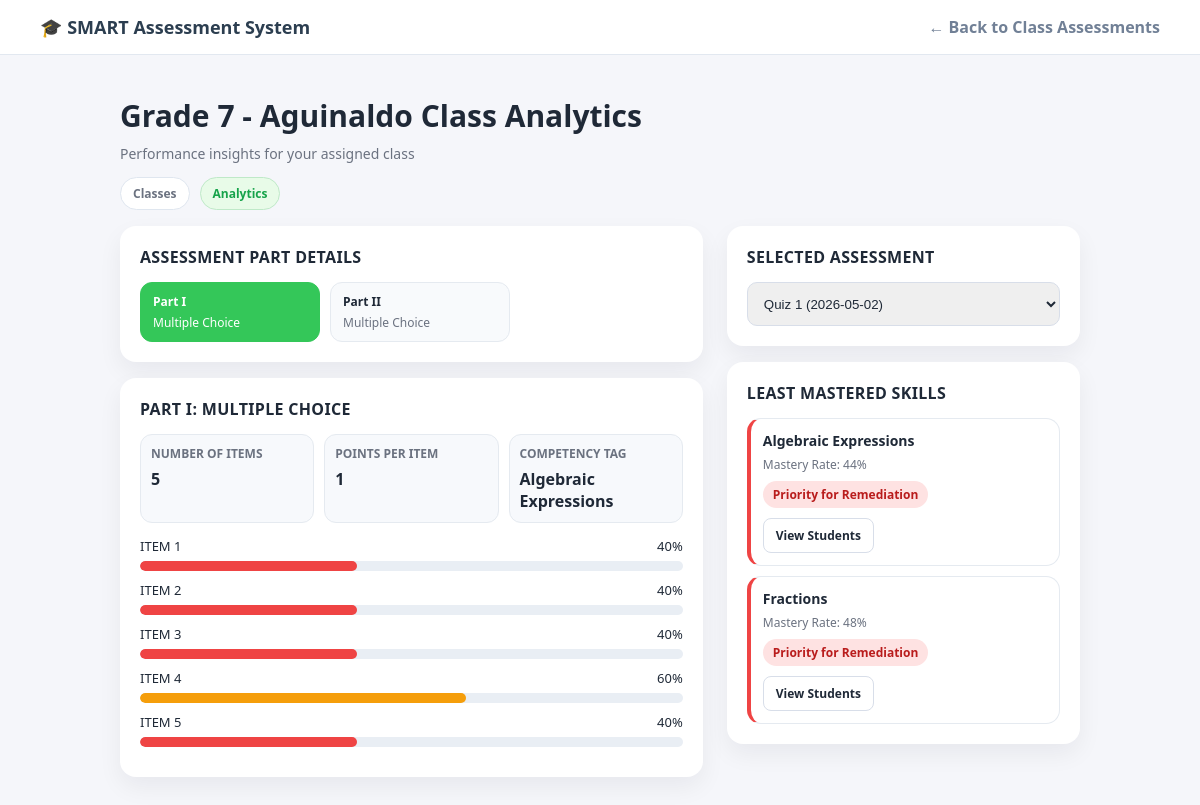
Page /pages/teacher_analytics.php?class_id=1 (signed in) on the committed database.
### tables this page shows
CREATE TABLE `class` (
  `class_id` int(11) NOT NULL,
  `academic_year_id` int(11) DEFAULT NULL,
  `user_id` int(11) DEFAULT NULL,
  `subject_id` int(11) DEFAULT NULL,
  `section_id` int(11) DEFAULT NULL
);

CREATE TABLE `grade_level` (
  `grade_level_id` int(11) NOT NULL,
  `grade_level_name` varchar(20) DEFAULT NULL
);

CREATE TABLE `section` (
  `section_id` int(11) NOT NULL,
  `grade_level_id` int(11) DEFAULT NULL,
  `section_name` varchar(50) DEFAULT NULL
);

CREATE TABLE `test_part` (
  `test_part_id` int(11) NOT NULL,
  `test_id` int(11) DEFAULT NULL,
  `competency_id` int(11) DEFAULT NULL,
  `part_order` varchar(15) DEFAULT NULL,
  `part_type` text DEFAULT NULL,
  `number_of_items` int(11) DEFAULT NULL,
  `points_per_item` int(11) DEFAULT NULL,
  `answer_key` text DEFAULT NULL
);

CREATE TABLE `competency_tags` (
  `competency_id` int(11) NOT NULL,
  `curriculum_id` int(11) DEFAULT NULL,
  `competency_name` varchar(50) DEFAULT NULL
);

### pages/teacher_analytics.php (the view, shortened to what the rows shown need)
<?php
include '../config/db.php';
include_once '../config/enrollment_helpers.php';
function table_exists($conn, $table_name) {
    $safe_table = $conn->real_escape_string($table_name);
    $result = $conn->query("SHOW TABLES LIKE '$safe_table'");
    return $result && $result->num_rows > 0;
}
function column_exists($conn, $table_name, $column_name) {
    $safe_column = $conn->real_escape_string($column_name);
    $result = $conn->query("SHOW COLUMNS FROM `$table_name` LIKE '$safe_column'");
    return $result && $result->num_rows > 0;
}
$teacher_id = (int) $_SESSION['user']['user_id'];
$class_id = isset($_GET['class_id']) ? (int) $_GET['class_id'] : 0;
$requested_test_id = isset($_GET['test_id']) ? (int) $_GET['test_id'] : 0;
$requested_part_id = isset($_GET['part_id']) ? (int) $_GET['part_id'] : 0;
$class_student_count = class_student_count_sql('c');
$class_enrollment_match = class_enrollment_join_condition('c', 'se');
$class_stmt = $conn->prepare("
    SELECT c.class_id, s.subject_name, sec.section_name, g.grade_level_name,
           $class_student_count AS std_count
    FROM class c
    JOIN subject s ON c.subject_id = s.subject_id
    JOIN section sec ON c.section_id = sec.section_id
    JOIN grade_level g ON sec.grade_level_id = g.grade_level_id
    WHERE c.class_id = ? AND c.user_id = ?
    LIMIT 1
");
$class_stmt->bind_param('ii', $class_id, $teacher_id);
$class_stmt->execute();
$class_info = $class_stmt->get_result()->fetch_assoc();
$test_table = table_exists($conn, 'tests') ? 'tests' : 'test';
$has_created_at = column_exists($conn, $test_table, 'created_at');
$has_test_date = column_exists($conn, $test_table, 'test_date');
$order_by = $has_created_at ? "created_at DESC" : ($has_test_date ? "test_date DESC, test_id DESC" : "test_id DESC");
$tests_sql = "SELECT test_id, test_name";
if ($has_test_date) {
    $tests_sql .= ", test_date";
}
$tests_sql .= " FROM `$test_table` WHERE class_id = ? AND EXISTS (SELECT 1 FROM test_part tp WHERE tp.test_id = `$test_table`.test_id) ORDER BY $order_by";
$tests_stmt = $conn->prepare($tests_sql);
$tests_stmt->bind_param('i', $class_id);
$tests_stmt->execute();
$tests_res = $tests_stmt->get_result();
$tests = [];
$test_ids = [];
while ($t = $tests_res->fetch_assoc()) {
    $tests[] = $t;
    $test_ids[] = (int) $t['test_id'];
}
$selected_test_id = 0;
if (!empty($tests)) {
    if ($requested_test_id > 0 && in_array($requested_test_id, $test_ids, true)) {
        $selected_test_id = $requested_test_id;
    } else {
        $selected_test_id = (int) $tests[0]['test_id'];
    }
}
$parts = [];
$selected_part = null;
$selected_part_id = 0;
$item_stats_map = [];
$lms_rows = [];
$results_count = 0;
if ($selected_test_id > 0) {
    $parts_stmt = $conn->prepare("
        SELECT tp.test_part_id, tp.part_order, tp.part_type, tp.number_of_items, tp.points_per_item, tp.competency_id, ct.competency_name
        FROM test_part tp
        LEFT JOIN competency_tags ct ON tp.competency_id = ct.competency_id
        WHERE tp.test_id = ?
        ORDER BY tp.test_part_id ASC
    ");
    $parts_stmt->bind_param('i', $selected_test_id);
    $parts_stmt->execute();
    $parts_res = $parts_stmt->get_result();
    $part_ids = [];
    while ($p = $parts_res->fetch_assoc()) {
        $p['test_part_id'] = (int) $p['test_part_id'];
        $p['number_of_items'] = (int) $p['number_of_items'];
        $p['points_per_item'] = (int) $p['points_per_item'];
        $p['competency_id'] = (int) ($p['competency_id'] ?? 0);
        $parts[] = $p;
        $part_ids[] = $p['test_part_id'];
    }
    if (!empty($parts)) {
        if ($requested_part_id > 0 && in_array($requested_part_id, $part_ids, true)) {
            $selected_part_id = $requested_part_id;
        } else {
            $selected_part_id = (int) $parts[0]['test_part_id'];
        }
        foreach ($parts as $p) {
            if ((int) $p['test_part_id'] === $selected_part_id) {
                $selected_part = $p;
                break;
            }
        }
    }
    $results_count_stmt = $conn->prepare("
        SELECT COUNT(DISTINCT tr.test_result_id) AS total_results
        FROM test_result tr
        JOIN class c ON c.class_id = ?
        JOIN student_enrollment se ON se.student_id = tr.student_id AND $class_enrollment_match
        WHERE tr.test_id = ?
    ");
    $results_count_stmt->bind_param('ii', $class_id, $selected_test_id);
    $results_count_stmt->execute();
    $results_count_row = $results_count_stmt->get_result()->fetch_assoc();
    $results_count = (int) ($results_count_row['total_results'] ?? 0);
    if ($selected_part_id > 0 && $results_count > 0) {
        $item_stmt = $conn->prepare("
            SELECT
                tir.item_number,
                COUNT(DISTINCT tir.item_result_id) AS total_checked,
                COALESCE(SUM(tir.is_correct), 0) AS correct_count,
                ROUND((COALESCE(SUM(tir.is_correct), 0) / COUNT(tir.item_result_id)) * 100, 2) AS success_rate
            FROM test_item_result tir
            JOIN test_result tr ON tir.test_result_id = tr.test_result_id
            JOIN class c ON c.class_id = ?
            JOIN student_enrollment se ON se.student_id = tr.student_id AND $class_enrollment_match
            WHERE tr.test_id = ?
              AND tir.test_part_id = ?
            GROUP BY tir.item_number
            ORDER BY tir.item_number ASC
        ");
        $item_stmt->bind_param('iii', $class_id, $selected_test_id, $selected_part_id);
        $item_stmt->execute();
        $item_res = $item_stmt->get_result();
        while ($r = $item_res->fetch_assoc()) {
            $item_number = (int) $r['item_number'];
            $item_stats_map[$item_number] = [
                'total_checked' => (int) $r['total_checked'],
                'correct_count' => (int) $r['correct_count'],
                'success_rate' => (float) $r['success_rate']
            ];
        }
    }
    if ($results_count > 0) {
        $lms_stmt = $conn->prepare("
            SELECT
                ct.competency_id,
                ct.competency_name,
                COUNT(DISTINCT tir.item_result_id) AS total_items_checked,
                COALESCE(SUM(tir.is_correct), 0) AS correct_count,
                ROUND((COALESCE(SUM(tir.is_correct), 0) / COUNT(tir.item_result_id)) * 100, 2) AS mastery_rate
            FROM test_item_result tir
            JOIN test_part tp ON tir.test_part_id = tp.test_part_id
            JOIN competency_tags ct ON tp.competency_id = ct.competency_id
            JOIN test_result tr ON tir.test_result_id = tr.test_result_id
            JOIN class c ON c.class_id = ?
            JOIN student_enrollment se ON se.student_id = tr.student_id AND $class_enrollment_match
            WHERE tr.test_id = ?
            GROUP BY ct.competency_id, ct.competency_name
            ORDER BY mastery_rate ASC
        ");
        $lms_stmt->bind_param('ii', $class_id, $selected_test_id);
        $lms_stmt->execute();
        $lms_res = $lms_stmt->get_result();
        while ($l = $lms_res->fetch_assoc()) {
            $l['competency_id'] = (int) $l['competency_id'];
            $l['total_items_checked'] = (int) $l['total_items_checked'];
            $l['correct_count'] = (int) $l['correct_count'];
            $l['mastery_rate'] = (float) $l['mastery_rate'];
            $lms_rows[] = $l;
        }
    }
}
function fmt_rate($v) {
    return rtrim(rtrim(number_format((float)$v, 2, '.', ''), '0'), '.');
}
?>
<!DOCTYPE html>
<html lang="en">
<head>
    <link rel="stylesheet" href="../assets/css/style.css?v=<?php echo time(); ?>">
</head>
<body class="teacher-layout">
<div class="teacher-container">
    <div class="analytics-shell">
        <div class="analytics-header">
            <h1 class="analytics-title"><?php echo htmlspecialchars($class_info['grade_level_name'] . ' - ' . $class_info['section_name']); ?> Class Analytics</h1>
            <p class="analytics-subtitle">Performance insights for your assigned class</p>
            <div class="tabs">
                <a class="tab-link" href="view_tests.php?class_id=<?php echo $class_id; ?>">Classes</a>
                <span class="tab-link active">Analytics</span>
            </div>
        </div>
        <div class="grid">
            <div>
                <div class="card">
                    <?php if ($selected_test_id <= 0): ?>
                        <p class="empty">No assessment selected.</p>
                    <?php elseif (empty($parts)): ?>
                        <p class="empty">No assessment parts configured yet.</p>
                    <?php else: ?>
                        <div class="part-pills">
                            <?php foreach ($parts as $idx => $part): ?>
                                <?php
                                    $pid = (int) $part['test_part_id'];
                                    $is_active = $pid === $selected_part_id;
                                    $label = !empty($part['part_order']) ? $part['part_order'] : ('Part ' . ($idx + 1));
                                ?>
                                <a class="part-pill <?php echo $is_active ? 'active' : ''; ?>" href="teacher_analytics.php?class_id=<?php echo $class_id; ?>&test_id=<?php echo $selected_test_id; ?>&part_id=<?php echo $pid; ?>">
                                    <span class="label"><?php echo htmlspecialchars($label); ?></span>
                                    <span class="meta"><?php echo htmlspecialchars($part['part_type'] ?: 'Part Type'); ?></span>
                                </a>
                            <?php endforeach; ?>
                        </div>
                    <?php endif; ?>
                </div>
                <div class="card">
                    <?php if ($selected_test_id <= 0): ?>
                        <p class="empty">No assessment selected.</p>
                    <?php elseif (empty($parts)): ?>
                        <p class="empty">No assessment parts configured yet.</p>
                    <?php elseif ($results_count <= 0): ?>
                        <p class="empty">No assessment results available yet. Check or encode student scores first.</p>
                    <?php elseif (!$selected_part): ?>
                        <p class="empty">No part selected.</p>
                    <?php else: ?>
                        <h3><?php echo strtoupper(htmlspecialchars(($selected_part['part_order'] ?: 'PART') . ': ' . ($selected_part['part_type'] ?: 'PART TYPE'))); ?></h3>
                        <div class="part-summary">
                            <div class="summary-box">
                                <div class="summary-label">Number of Items</div>
                                <div class="summary-value"><?php echo (int) $selected_part['number_of_items']; ?></div>
                            </div>
                            <div class="summary-box">
                                <div class="summary-label">Points per Item</div>
                                <div class="summary-value"><?php echo (int) $selected_part['points_per_item']; ?></div>
                            </div>
                            <div class="summary-box">
                                <div class="summary-label">Competency Tag</div>
                                <div class="summary-value"><?php echo htmlspecialchars($selected_part['competency_name'] ?: 'Not tagged'); ?></div>
                            </div>
                        </div>
                        <?php
                            $num_items = (int) $selected_part['number_of_items'];
                            for ($i = 1; $i <= $num_items; $i++):
                                $stat = $item_stats_map[$i] ?? ['total_checked' => 0, 'correct_count' => 0, 'success_rate' => 0.0];
                                $rate = (float) $stat['success_rate'];
                                $rate_class = ($rate >= 75) ? 'rate-good' : (($rate >= 50) ? 'rate-mid' : 'rate-low');
                        ?>
                            <div class="item-row">
                                <div class="item-head">
                                    <span>ITEM <?php echo $i; ?></span>
                                    <span><?php echo fmt_rate($rate); ?>%</span>
                                </div>
                                <div class="bar-track">
                                    <div class="bar-fill <?php echo $rate_class; ?>" style="width: <?php echo max(0, min(100, $rate)); ?>%;"></div>
                                </div>
                            </div>
                        <?php endfor; ?>
                    <?php endif; ?>
                </div>
            </div>
            <div>
                <div class="card">
                    <?php if ($selected_test_id <= 0): ?>
                        <p class="empty">No assessment selected.</p>
                    <?php elseif ($results_count <= 0): ?>
                        <p class="empty">No assessment results available yet. Check or encode student scores first.</p>
                    <?php elseif (empty($lms_rows)): ?>
                        <p class="empty">No competency mastery data available yet.</p>
                    <?php else: ?>
                        <div class="lms-list">
                            <?php foreach ($lms_rows as $lms): ?>
                                <?php
                                    $rate = (float) $lms['mastery_rate'];
                                    $priority = $rate < 75;
                                ?>
                                <div class="lms-card <?php echo $priority ? 'priority' : 'mastered'; ?>">
                                    <p class="lms-title"><?php echo htmlspecialchars($lms['competency_name']); ?></p>
                                    <p class="lms-meta">Mastery Rate: <?php echo fmt_rate($rate); ?>%</p>
                                    <span class="badge <?php echo $priority ? 'priority' : 'mastered'; ?>"><?php echo $priority ? 'Priority for Remediation' : 'Mastered'; ?></span>
                                    <br>
                                    <a class="btn-view" href="teacher_analytics.php?class_id=<?php echo $class_id; ?>&test_id=<?php echo $selected_test_id; ?>&part_id=<?php echo $selected_part_id; ?>&competency_id=<?php echo (int) $lms['competency_id']; ?>">View Students</a>
                                </div>
                            <?php endforeach; ?>
                        </div>
                    <?php endif; ?>
                </div>
            </div>
        </div>
    </div>
</div>
</body>
</html>

### rows in the picture
class: grade_level.grade_level_name "Grade 7 - Aguinaldo"
test_part: part_order "Part I", part_type "Multiple Choice", part_order+part_type "PART I: MULTIPLE CHOICE", number_of_items "5", points_per_item "1"
test_part: part_order "Part II", part_type "Multiple Choice"
competency_tags: competency_name "Algebraic Expressions", rate "44"
competency_tags: competency_name "Fractions", rate "48"

### other values in the picture
fmt_rate($rate) "40"
fmt_rate($rate) "60"
form field test_id "Quiz 1 (2026-05-02)"
